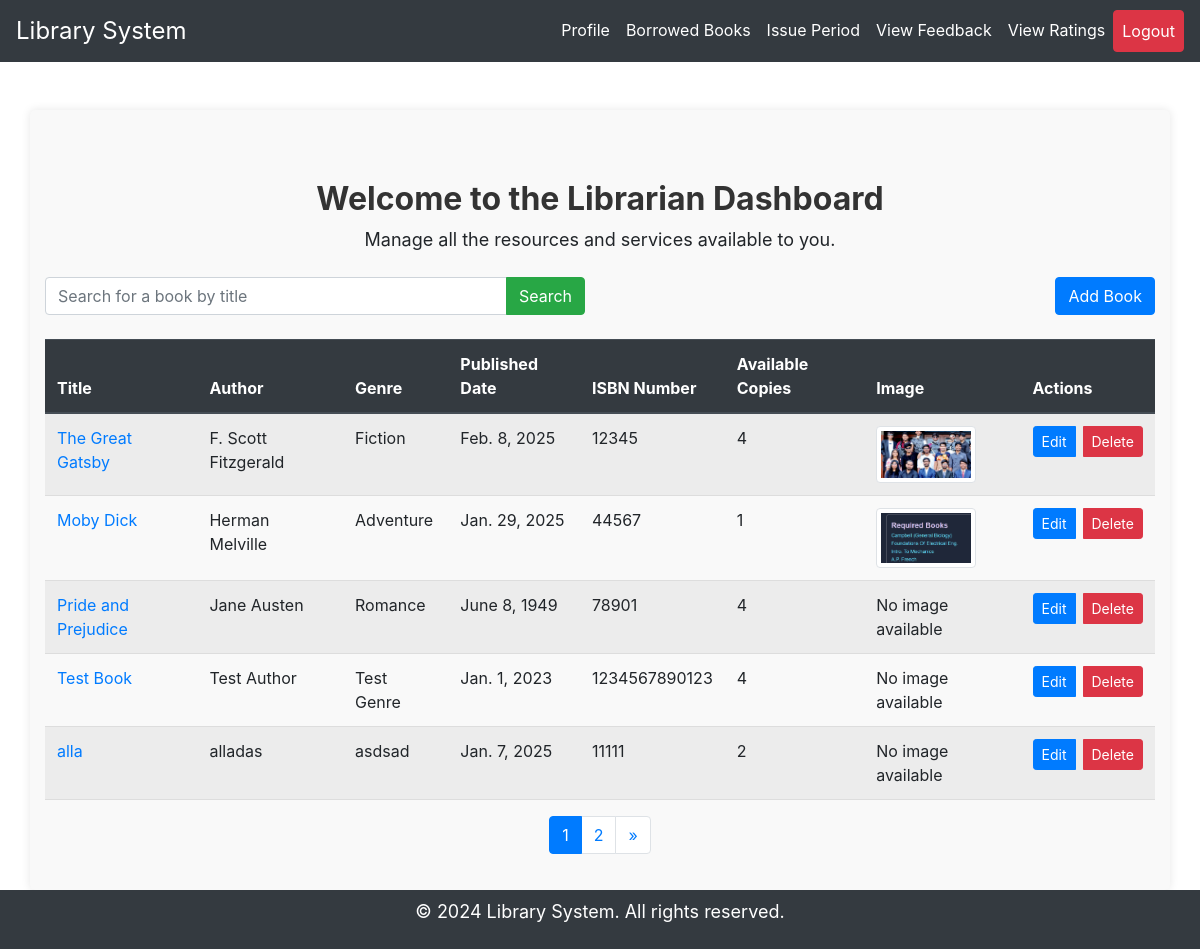
The app's page /librarian/dashboard/ (signed in) with its own data.
### lib/models.py (models this page shows, shortened)
class Book(models.Model):
    title = models.CharField(max_length=200)
    author = models.CharField(max_length=200)
    genre = models.CharField(max_length=200)
    published_date = models.DateField()
    isbn_number = models.BigIntegerField(unique=True)
    available_copies = models.IntegerField(
    validators=[MinValueValidator(0)]
)
    image = models.ImageField(upload_to='book_images/', blank=True, null=True)  # Add this line
    total_ratings = models.IntegerField(default=0)
    total_rating_value = models.IntegerField(default=0)

### lib/views.py (the view)
# urls.py: path('librarian/dashboard/', views.librarian_dashboard, name='librarian_dashboard'),
@staff_member_required
def librarian_dashboard(request):
    query = request.GET.get('q')
    if query:
        books = Book.objects.filter(title__icontains=query)
    else:
        books = Book.objects.all()
    paginator = Paginator(books, 5)  # Show 5 books per page
    page_number = request.GET.get('page')
    page_obj = paginator.get_page(page_number)
    return render(request, 'lib/librarian_dashboard.html', {'books': books,'page_obj': page_obj})

### lib/templates/lib/librarian_dashboard.html (shortened to what this page needs)
{% load static %}
<!DOCTYPE html>
<html lang="en">
<head>
    <link rel="stylesheet" href="{% static 'css/styles.css' %}">
    <link href="https://stackpath.bootstrapcdn.com/bootstrap/4.5.2/css/bootstrap.min.css" rel="stylesheet">
</head>
<body class="d-flex flex-column min-vh-100">
    <nav class="navbar navbar-expand-lg navbar-dark bg-dark">
        <a class="navbar-brand" href="{% url 'lib:home' %}" style="font-size: 1.5rem;">Library System</a>
        <div class="collapse navbar-collapse" id="navbarNav">
            <ul class="navbar-nav ml-auto">
                <li class="nav-item">
                    <a class="nav-link text-white" href="{% url 'lib:librarian_profile' %}">Profile</a>
                </li>
                <li class="nav-item">
                    <a class="nav-link text-white" href="{% url 'lib:borrowed_books' %}">Borrowed Books</a>
                </li>
                <li class="nav-item">
                    <a class="nav-link text-white" href="{% url 'lib:issue_period' %}">Issue Period</a>
                </li>
                <li class="nav-item">
                    <a class="nav-link text-white" href="{% url 'lib:view_feedback' %}">View Feedback</a>
                </li>
                <li class="nav-item">
                    <a class="nav-link text-white" href="{% url 'lib:librarian_view_ratings' %}">View Ratings</a>
                </li>
                <li class="nav-item">
                    <a class="nav-link btn btn-danger text-white" href="{% url 'lib:logout_views' %}">Logout</a>
                </li>
            </ul>
        </div>
    </nav>
    <div class="container mt-5">
        <div class="welcome-message text-center mb-4">
            <h2>Welcome to the Librarian Dashboard</h2>
            <p>Manage all the resources and services available to you.</p>
        </div>
        <div class="row mb-4">
            <div class="col-md-6">
                <form method="GET" action="{% url 'lib:librarian_dashboard' %}">
                    <div class="input-group">
                        <input class="form-control" type="search" name="q" placeholder="Search for a book by title" value="{{ request.GET.q }}">
                        <div class="input-group-append">
                            <button class="btn btn-success" type="submit">Search</button>
                        </div>
                    </div>
                </form>
            </div>
            <div class="col-md-6 text-right">
                <a href="{% url 'lib:add_book' %}" class="btn btn-primary">Add Book</a>
            </div>
        </div>
        <table class="table table-striped">
            <thead class="thead-dark">
                <tr>
                    <th>Title</th>
                    <th>Author</th>
                    <th>Genre</th>
                    <th>Published Date</th>
                    <th>ISBN Number</th>
                    <th>Available Copies</th>
                    <th>Image</th>
                    <th>Actions</th>
                </tr>
            </thead>
            <tbody>
                {% for book in page_obj %}
                <tr>
                    <td>
                        <a href="{% url 'lib:book_detail_lib' book.isbn_number %}">{{ book.title }}</a>
                    </td>
                    <td>{{ book.author }}</td>
                    <td>{{ book.genre }}</td>
                    <td>{{ book.published_date }}</td>
                    <td>{{ book.isbn_number }}</td>
                    <td>{{ book.available_copies }}</td>
                    <td>
                        {% if book.image %}
                            <img src="{{ book.image.url }}" alt="{{ book.title }}" class="img-thumbnail" style="max-width: 100px;">
                        {% else %}
                            No image available
                        {% endif %}
                    </td>
                    <td>
                        <div class="btn-group" role="group">
                            <a href="{% url 'lib:book_detail_lib' book.isbn_number %}" class="btn btn-sm btn-primary mr-2">Edit</a>
                            <a href="{% url 'lib:delete_book' book.isbn_number %}" class="btn btn-sm btn-danger">Delete</a>
                        </div>
                    </td>
                </tr>
                {% empty %}
                <tr>
                    <td colspan="8" class="text-center">No books available</td>
                </tr>
                {% endfor %}
            </tbody>
        </table>
        <nav aria-label="Page navigation">
            <ul class="pagination justify-content-center">
                {% for num in page_obj.paginator.page_range %}
                <li class="page-item {% if page_obj.number == num %}active{% endif %}">
                    <a class="page-link" href="?page={{ num }}">{{ num }}</a>
                </li>
                {% endfor %}
                {% if page_obj.has_next %}
                <li class="page-item">
                    <a class="page-link" href="?page={{ page_obj.next_page_number }}" aria-label="Next">
                        <span aria-hidden="true">&raquo;</span>
                    </a>
                </li>
                {% endif %}
            </ul>
        </nav>
    </div>
    <div class="text-center mt-auto py-2" style="background-color: #343a40; color: white;">
        <p>&copy; 2024 Library System. All rights reserved.</p>
    </div>
</body>
</html>

### records on screen
Book: title "The Great Gatsby", author "F. Scott Fitzgerald", genre "Fiction", published_date "Feb. 8, 2025", isbn_number "12345", available_copies "4", image (picture)
Book: title "Moby Dick", author "Herman Melville", genre "Adventure", published_date "Jan. 29, 2025", isbn_number "44567", available_copies "1", image (picture)
Book: title "Pride and Prejudice", author "Jane Austen", genre "Romance", published_date "June 8, 1949", isbn_number "78901", available_copies "4", image "No image available"
Book: title "Test Book", author "Test Author", genre "Test Genre", published_date "Jan. 1, 2023", isbn_number "1234567890123", available_copies "4", image "No image available"
Book: title "alla", author "alladas", genre "asdsad", published_date "Jan. 7, 2025", isbn_number "11111", available_copies "2", image "No image available"

### other values on screen
{{ num }} "1" "2"
